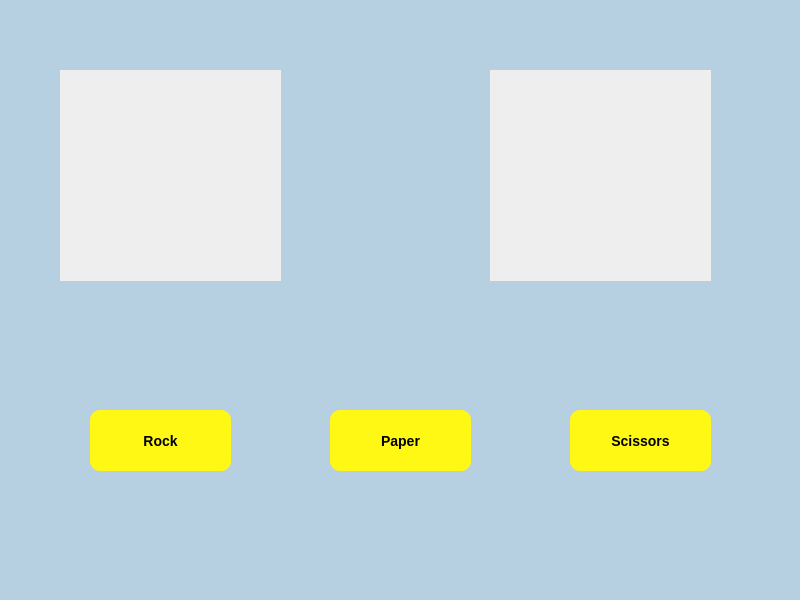
<?xml version="1.0" encoding="UTF-8"?>
<ui version="4.0">
 <class>MainWindow</class>
 <widget class="QMainWindow" name="MainWindow">
  <property name="geometry">
   <rect>
    <x>0</x>
    <y>0</y>
    <width>800</width>
    <height>600</height>
   </rect>
  </property>
  <property name="minimumSize">
   <size>
    <width>800</width>
    <height>600</height>
   </size>
  </property>
  <property name="maximumSize">
   <size>
    <width>800</width>
    <height>600</height>
   </size>
  </property>
  <property name="windowTitle">
   <string>MainWindow</string>
  </property>
  <property name="styleSheet">
   <string notr="true">background: 	#B6D0E2</string>
  </property>
  <widget class="QWidget" name="centralwidget">
   <widget class="QLabel" name="label">
    <property name="geometry">
     <rect>
      <x>60</x>
      <y>70</y>
      <width>221</width>
      <height>211</height>
     </rect>
    </property>
    <property name="styleSheet">
     <string notr="true">background: #eeeeee</string>
    </property>
    <property name="text">
     <string/>
    </property>
   </widget>
   <widget class="QLabel" name="label_3">
    <property name="geometry">
     <rect>
      <x>490</x>
      <y>70</y>
      <width>221</width>
      <height>211</height>
     </rect>
    </property>
    <property name="styleSheet">
     <string notr="true">background: #eeeeee</string>
    </property>
    <property name="text">
     <string/>
    </property>
   </widget>
   <widget class="QPushButton" name="pushButton_6">
    <property name="geometry">
     <rect>
      <x>330</x>
      <y>410</y>
      <width>141</width>
      <height>61</height>
     </rect>
    </property>
    <property name="styleSheet">
     <string notr="true">border-radius: 10px;
background-color: #fff814;
font-family: Arial;
font-size:14px;
font-weight: bold;
</string>
    </property>
    <property name="text">
     <string>Paper</string>
    </property>
   </widget>
   <widget class="QPushButton" name="pushButton_7">
    <property name="geometry">
     <rect>
      <x>570</x>
      <y>410</y>
      <width>141</width>
      <height>61</height>
     </rect>
    </property>
    <property name="styleSheet">
     <string notr="true">border-radius: 10px;
background-color: #fff814;
font-family: Arial;
font-size:14px;
font-weight: bold;
</string>
    </property>
    <property name="text">
     <string>Scissors</string>
    </property>
   </widget>
   <widget class="QPushButton" name="pushButton_8">
    <property name="geometry">
     <rect>
      <x>90</x>
      <y>410</y>
      <width>141</width>
      <height>61</height>
     </rect>
    </property>
    <property name="styleSheet">
     <string notr="true">border-radius: 10px;
background-color: #fff814;
font-family: Arial;
font-size:14px;
font-weight: bold;
</string>
    </property>
    <property name="text">
     <string>Rock</string>
    </property>
   </widget>
  </widget>
  <widget class="QMenuBar" name="menubar">
   <property name="geometry">
    <rect>
     <x>0</x>
     <y>0</y>
     <width>800</width>
     <height>21</height>
    </rect>
   </property>
  </widget>
  <widget class="QStatusBar" name="statusbar"/>
 </widget>
 <resources/>
 <connections/>
</ui>
